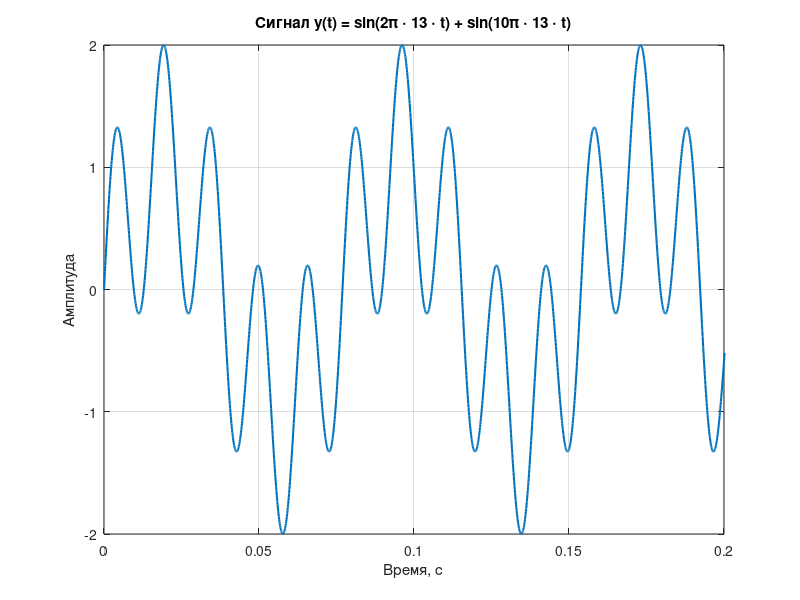
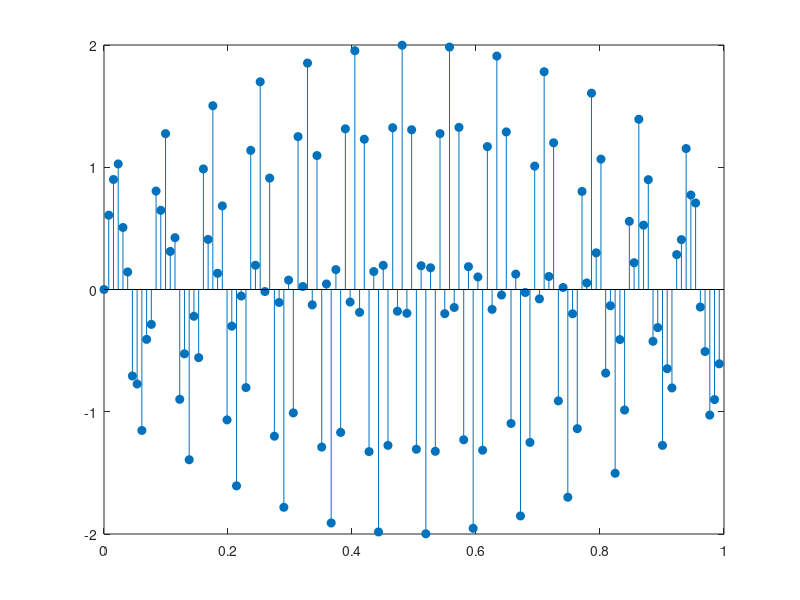

Recreate these plots in MATLAB, in order. (Note: this script raises an error after producing the figures.)
f = 13;  % Гц

%% непрерывный сигнал
t = 0:0.0001:1;  
y = sin(2*pi*f*t) + sin(10*pi*f*t);

figure('Name', '1. Непрерывный сигнал');
plot(t, y, 'LineWidth', 1.5);
title(['Сигнал y(t) = sin(2\pi \cdot ', num2str(f), ' \cdot t) + sin(10\pi \cdot ', num2str(f), ' \cdot t)']);
xlabel('Время, с');
ylabel('Амплитуда');
grid on;
xlim([0, 0.2]);  

%% Макс частота и частота дискретизации по Котельникову
f1 = f;          % 13 Гц
f2 = 5 * f;      % 65 Гц (т.к. sin(10πft) = sin(2π·5f·t))
f_max = max(f1, f2);  % 65 Гц
fd_min = 2 * f_max;   % 130 Гц

fprintf('Максимальная частота в спектре: %d Гц\n', f_max);
fprintf('Минимальная частота дискретизации (Котельников): %d Гц\n', fd_min);

%% Оцифровка сигнала (дискретные отсчёты) 
fd = fd_min +1;
T = 1;           % 1 секунда
N = fd * T;  % 131 отсчёт

td = (0:N-1) / fd; 
yd = sin(2*pi*f*td) + sin(10*pi*f*td);  

figure('Name', '4. Дискретные отсчёты (fs = 131 Гц)');
stem(td, yd, 'filled');
title(['Дискретные отсчёты (f_s = ', num2str(fs), ' Гц)']);
xlabel('Время, с');
ylabel('Амплитуда');
grid on;
xlim([0, 0.2]);

%%  Прямое ДПФ (FFT), ширина спектра и объём памяти
Y = fft(yd);

f_axis = (0:N/2) * fd / N;
Y_mag = abs(Y(1:N/2+1)) / N * 2;
Y_mag(1) = Y_mag(1) / 2;  % постоянная составляющая

spectrum_width = f2 - f1;  % 52 Гц

memory_64 = N * 8;   % байт

fprintf('\n Результаты ПДПФ при f_s = %d Гц \n', fs);
fprintf('Ширина спектра: %d Гц (от %d до %d Гц)\n', spectrum_width, f_min, f_max);
fprintf('Объём памяти (float64): %d байт\n', memory_64);

figure('Name', '5. Амплитудный спектр (fs = 131 Гц)');
stem(f_axis, Y_mag, 'filled');
title(['Амплитудный спектр сигнала (f_s = ', num2str(fs), ' Гц)']);
xlabel('Частота, Гц');
ylabel('Амплитуда');
grid on;
xlim([0, 80]);
ylim([0, 1.2]);

%% Восстановление сигнала 
t_interp = 0:0.0001:0.2;
y_interp = interp1(td, yd, t_interp, 'linear');

y_orig = sin(2*pi*f*t_interp) + sin(10*pi*f*t_interp);

figure('Name', '6. Восстановление (fs = 131 Гц)');
plot(t_interp, y_orig, 'b-', 'LineWidth', 1.5); hold on;
plot(t_interp, y_interp, 'r--', 'LineWidth', 1.2);
stem(td(td <= 0.2), yd(td <= 0.2), 'k', 'filled');
legend('Оригинальный сигнал', 'Восстановленный (линейная)', 'Отсчёты');
xlabel('Время, с');
ylabel('Амплитуда');
title(['Сравнение оригинала и восстановленного (f_s = ', num2str(fs), ' Гц)']);
grid on;
xlim([0, 0.2]);
%% 7пункт
fd2 = fd_min*4;
N2 = round(fd2 *T);
t2 = (0:N2-1) / fd2;
y2 = sin(2*pi*f*t2) + sin(10*pi*f*t2);

figure('Name', '4. Дискретные отсчёты (fs = 520 Гц)');
stem(t2, y2, 'filled');
title(['Дискретные отсчёты (f_s = ', num2str(fd2), ' Гц)']);
xlabel('Время, с');
ylabel('Амплитуда');
grid on;
xlim([0, 0.2]);

% ДПФ для fd2
Y2 = fft(y2);
f_axis2 = (0:N2/2) * fd2 / N2;
Y_mag2 = abs(Y2(1:N2/2+1)) / N2 * 2;
Y_mag2(1) = Y_mag2(1) / 2;

% Восстановление
y2_interp = interp1(t2, y2, t_interp, 'linear');

% Вывод
memory_64_2 = N2 * 8;
fprintf('\n Результаты при f_d = %d Гц (в 4 раза выше) \n', fd2);
fprintf('Ширина спектра: %d Гц (от %d до %d Гц)\n', spectrum_width, f_min, f_max);
fprintf('Объём памяти (float64): %d байт\n', memory_64_2);

% График спектра для fd2
figure('Name', '7a. Спектр при fd = 520 Гц');
stem(f_axis2, Y_mag2, 'filled');
title(['Амплитудный спектр (f_d = ', num2str(fd2), ' Гц)']);
xlabel('Частота, Гц');
ylabel('Амплитуда');
grid on;
xlim([0, 80]);
ylim([0, 1.2]);

% График восстановления для fd2
figure('Name', '7b. Восстановление при fd = 520 Гц');
plot(t_interp, y_orig, 'b-', 'LineWidth', 1.5); hold on;
plot(t_interp, y2_interp, 'r--', 'LineWidth', 1.2);
stem(t2(t2 <= 0.2), y2(t2 <= 0.2), 'k', 'filled');
legend('Оригинальный сигнал', 'Восстановленный (линейная)', 'Отсчёты');
xlabel('Время, с');
ylabel('Амплитуда');
title(['Восстановление (f_d = ', num2str(fd2), ' Гц)']);
grid on;
xlim([0, 0.2]);
